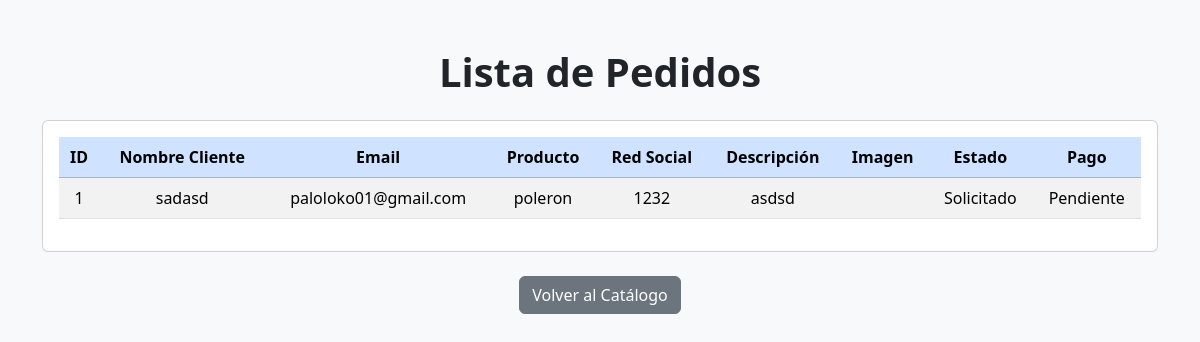
Before: /pedidos with the older database file.
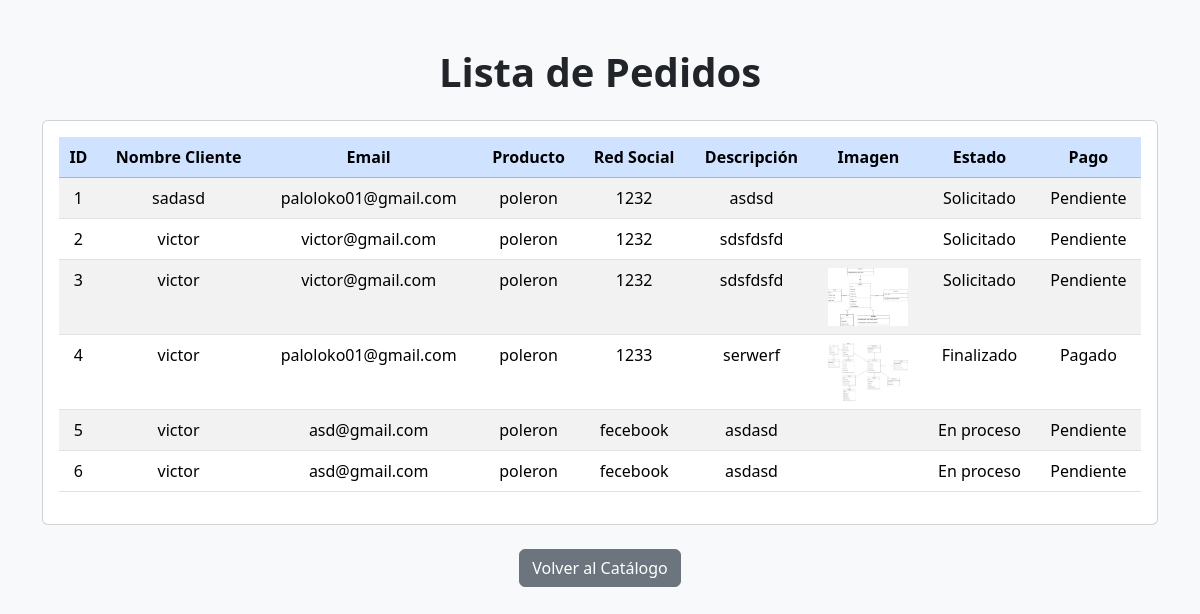
After: the same page with the newer database file.
### app/models.py (models this page shows, shortened)
class Pedido(models.Model):
    ESTADO_PEDIDO = [
        ('Solicitado', 'Solicitado'),
        ('Aprobado', 'Aprobado'),
        ('En proceso', 'En proceso'),
        ('Realizada', 'Realizada'),
        ('Entregada', 'Entregada'),
        ('Finalizado', 'Finalizado'),
        ('Cancelada', 'Cancelada'),
    ]
    ESTADO_PAGO = [
        ('Pendiente', 'Pendiente'),
        ('Parcial', 'Parcial'),
        ('Pagado', 'Pagado'),
    ]
    ESTADO_SOCIAL = [
        ('Facebook', 'Facebook'),
        ('Instagram', 'Instagram'),
        ('WhatsApp', 'WhatsApp'),
        ('TikTok', 'TikTok'),
        ('Presencial', 'Presencial'),
        ('Sitio Web', 'Sitio Web'),
    ]
    nombre_cliente = models.CharField(max_length=100)
    email = models.EmailField(blank=True, null=True)
    telefono = models.CharField(max_length=30, blank=True, null=True)
    red_social = models.CharField(max_length=20, choices=ESTADO_SOCIAL, default='Sitio Web')
    estado = models.CharField(max_length=20, choices=ESTADO_PEDIDO, default='Solicitado')
    pago = models.CharField(max_length=20, choices=ESTADO_PAGO, default='Pendiente')
    producto_referencia = models.ForeignKey(
        Producto, on_delete=models.SET_NULL, null=True, blank=True
    )
    imagenes_referencia = models.ImageField(upload_to="pedidos/", blank=True, null=True)
    descripcion = models.TextField()
    plataforma = models.CharField(default="pagina web", max_length=50)
    fecha_necesita = models.DateField(blank=True, null=True)
    token_seguimiento = models.CharField(max_length=100, unique=True, blank=True)
    creado = models.DateTimeField(auto_now_add=True)

class Producto(models.Model):
    destacado = models.BooleanField(default=False)
    nombre = models.CharField(max_length=100)
    descripcion = models.TextField()
    categoria = models.ForeignKey(Categoria, on_delete=models.CASCADE, related_name="productos")
    precio_base = models.PositiveIntegerField()
    destacado = models.BooleanField(default=False)
    imagen_1 = models.ImageField(upload_to='productos/', null=True, blank=True)
    imagen_2 = models.ImageField(upload_to='productos/', null=True, blank=True)
    imagen_3 = models.ImageField(upload_to='productos/', null=True, blank=True)
    def __str__(self):
        return self.nombre

### app/views.py (the view)
# urls.py: path('pedidos', views.ver_pedidos),
def ver_pedidos(request):
    pedidos = Pedido.objects.all()
    data = {'pedidos': pedidos}
    return render(request, 'verpedidos.html', data)

### templates/verpedidos.html (shortened to what this page needs)
<!DOCTYPE html>
<html lang="es">
<head>
    <link href="https://cdn.jsdelivr.net/npm/bootstrap@5.3.8/dist/css/bootstrap.min.css" rel="stylesheet">
</head>
<body class="bg-light">
<div class="container py-5">
    <h1 class="text-center mb-4 fw-bold">Lista de Pedidos</h1>
    <div class="card primary mb-4">
        <div class="card-body">
            <table class="table table-striped table-hover text-center">
                <thead class="table-primary">
                    <tr>
                        <th>ID</th>
                        <th>Nombre Cliente</th>
                        <th>Email</th>
                        <th>Producto</th>
                        <th>Red Social</th>
                        <th>Descripción</th>
                        <th>Imagen</th>
                        <th>Estado</th>
                        <th>Pago</th>
                    </tr>
                </thead>
                <tbody>
                    {% for pedido in pedidos %}
                    <tr>
                        <td>{{ pedido.id }}</td>
                        <td>{{ pedido.nombre_cliente }}</td>
                        <td>{{ pedido.email }}</td>
                        <td>{{ pedido.producto_referencia }}</td>
                        <td>{{pedido.red_social}}</td>
                        <td>{{ pedido.descripcion }}</td>
                        <td>{% if pedido.imagenes_referencia %}<img src="{{ pedido.imagenes_referencia.url }}" width="80">{% endif %}</td>
                        <td>{{ pedido.estado }}</td>
                        <td>{{pedido.pago}}</td>
                    </tr>
                    {% empty %}
                    <tr>
                        <td colspan="5" class="text-muted">No hay pedidos.</td>
                    </tr>
                    {% endfor %}
                </tbody>
            </table>
        </div>
    </div>
    <div class="text-center mt-4">
        <a href="/" class="btn btn-secondary">Volver al Catálogo</a>
    </div>
</div>
</body>
</html>

Changed rows visible on the page:
added Pedido: id "2", nombre_cliente "victor", email "victor@gmail.com", producto_referencia "poleron", red_social "1232", descripcion "sdsfdsfd", estado "Solicitado", pago "Pendiente"
added Pedido: id "3", nombre_cliente "victor", email "victor@gmail.com", producto_referencia "poleron", red_social "1232", descripcion "sdsfdsfd", imagenes_referencia (picture), estado "Solicitado", pago "Pendiente"
added Pedido: id "4", nombre_cliente "victor", email "paloloko01@gmail.com", producto_referencia "poleron", red_social "1233", descripcion "serwerf", imagenes_referencia (picture), estado "Finalizado", pago "Pagado"
added Pedido: id "5", nombre_cliente "victor", email "asd@gmail.com", producto_referencia "poleron", red_social "fecebook", descripcion "asdasd", estado "En proceso", pago "Pendiente"
added Pedido: id "6", nombre_cliente "victor", email "asd@gmail.com", producto_referencia "poleron", red_social "fecebook", descripcion "asdasd", estado "En proceso", pago "Pendiente"
